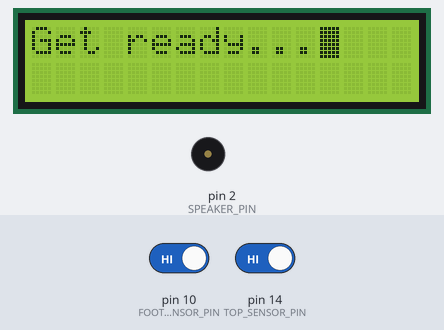
The sketch below on a simulated Arduino Uno, built with avr-gcc and run on an emulated ATmega328P. Shown: 16×2 character LCD, buzzer (waves = sounding). The inputs (shaded band) are chosen by the test bench; at power-on: pin 10 (FOOT_SENSOR_PIN) HIGH, pin 14 (TOP_SENSOR_PIN) HIGH.

Above: at 3.3 s.
3.4 s: pin 10 (FOOT_SENSOR_PIN) driven LOW
At 3.9 s:
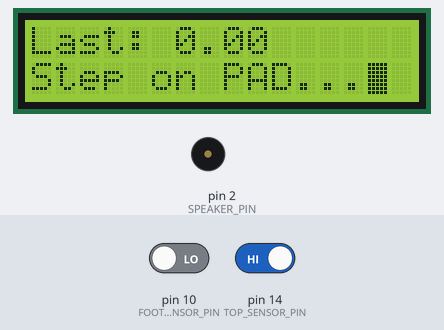
4.9 s: pin 10 (FOOT_SENSOR_PIN) driven HIGH
At 10.8 s:
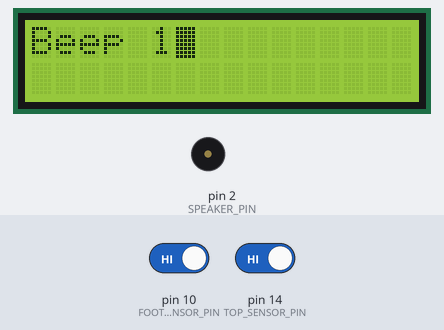
11.9 s: pin 10 (FOOT_SENSOR_PIN) driven LOW
At 12.9 s:
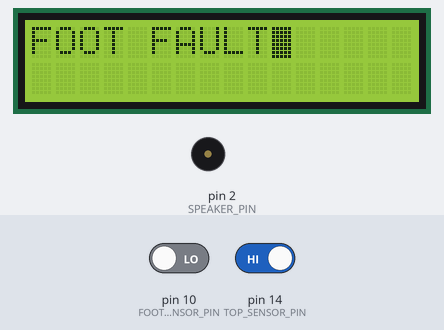
13.8 s: pin 10 (FOOT_SENSOR_PIN) driven HIGH
At 22.3 s:
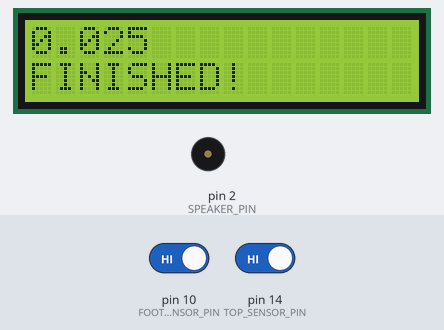
Timing chart, 0 to 23.8 s (numbered marks = the images above; inputs shaded):
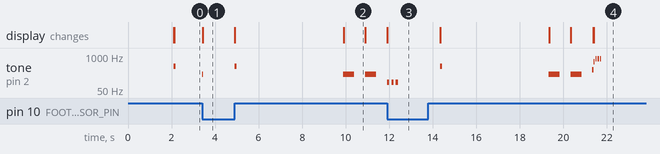

Measured:
- after the input at 3.4 s, tone on pin 2 (SPEAKER_PIN): silent → 200 Hz at once, → silent 0.05 s later; the display: changes at once (image 1)
- after the input at 4.9 s, tone on pin 2 (SPEAKER_PIN): plays 400 Hz for 0.10 s, 200 Hz for 0.50 s, 200 Hz for 0.50 s, starting at once; the display: first changes at once (image 2 shows a later state)
- after the input at 11.9 s, the display: changes at once (image 3)
- after the input at 13.8 s, tone on pin 2 (SPEAKER_PIN): plays 400 Hz for 0.10 s, 200 Hz for 0.50 s, 200 Hz for 0.50 s, 300 Hz for 0.05 s, 600 Hz for 0.05 s, 800 Hz for 0.05 s … (8 notes in this stretch), starting after 0.54 s; the display: first differs from a run without the input after 0.56 s (image 4 shows a later state)
- what the display in image 2 shows lasts 1.0 s, from 9.9 s to 10.9 s

The sketch:

speed_climbing_timer.ino
```cpp
////////////////////////////////////////////////
// Speed Climbing Timer
// Author: Jared Baribeau
////////////////////////////////////////////////

// Potential improvements
// - Experiment with using an external speaker instead of a tiny amp + speaker to get more volume
// - Add LEDs to top switch to indicate when it's been pressed
// - Calculate timer precision (and change over to using interrupts if extreme precision is desired)
// - Add large LCD screen
// - Add ability to connect a second timer, for side-by-side use

#include <Wire.h>
#include <hd44780.h>                       // main hd44780 header
#include <hd44780ioClass/hd44780_I2Cexp.h> // i2c expander i/o class header

// LCD
hd44780_I2Cexp lcd; // declare lcd object: auto locate & auto config expander chip
const int LCD_COLS = 16;
const int LCD_ROWS = 2;

// Pin assignments
int TOP_SENSOR_PIN = 14;
int FOOT_SENSOR_PIN = 10;
int SPEAKER_PIN = 2;

//Constants
const int READY     = 1;
const int COUNTDOWN = 2;
const int CLIMBING  = 3;
long beepInterval = 1000;
long DEBOUNCE_TIME = 500; // milliseconds

// State Variables
int currentMode = 0;
int counter = 0;
volatile bool topSwitchStateChanged = false;
volatile long topSwitchPressedTime = 0;
long timer = 0;
double lastTime = 0.0;
long countdownTimer = 0;
long footswitchDebounceTimer = 0;
long printTimer = 0;
int printFreq = 100;
int countdownStep = 0;

void changeMode(int mode_){
  currentMode = mode_;
  switch (currentMode)
  {
    case READY:
      // "Beep"
      lcd.clear();
      lcd.print("Last: ");
      lcd.print(lastTime);
      lcd.setCursor(0,1);
      lcd.print("Step on PAD...");
      lcd.blink();
      break;

    case COUNTDOWN:
      lcd.clear();
      countdownTimer = millis();
      countdownStep = 0;
      break;

    case CLIMBING:
      timer = millis();
      topSwitchPressedTime = 0;
      lcd.clear();
      lcd.print(timer);
      lcd.setCursor(0,1);
      lcd.print("CLIMBING");
      lcd.noBlink();
      break;
  }
}

void setup() {
  // Setup LCD
  int status;
	status = lcd.begin(LCD_COLS, LCD_ROWS);
	if(status) // non zero status means it was unsuccesful
	{
		status = -status; // convert negative status value to positive number
		// begin() failed so blink error code using the onboard LED if possible
		hd44780::fatalError(status); // does not return
	}
	// initalization was successful, the backlight should be on now

	// Print a message to the LCD
  lcd.lineWrap();
  lcd.print("Climber Timer");

  //Setup input pins
  pinMode(TOP_SENSOR_PIN, INPUT_PULLUP);
  pinMode(FOOT_SENSOR_PIN, INPUT_PULLUP);

  delay(2000);
  changeMode(READY);
}

void loop() {
  switch (currentMode)
  {
    case READY:
      // Pulse led on footswitch
      // watch for footswitch press
      if(digitalRead(FOOT_SENSOR_PIN)){
        changeMode(COUNTDOWN);
        footswitchDebounceTimer = millis();
      }
      break;

    case COUNTDOWN:
      if (millis() - countdownTimer < 5000){
        if(countdownStep != 1){
          tone(SPEAKER_PIN, 400, 100);
          lcd.clear();
          lcd.print("Get ready...");
        }
        countdownStep = 1;
      }
      else if (millis() - countdownTimer < 5000 + beepInterval){
        if(countdownStep != 2){
          tone(SPEAKER_PIN, 200, 500);
          lcd.clear();
          lcd.print("Beep 1");
        }
        countdownStep = 2;
      }
      else if (millis() - countdownTimer < 5000 + beepInterval*2){
        if(countdownStep != 3){
          tone(SPEAKER_PIN, 200, 500);
          lcd.clear();
          lcd.print("Beep 2");
        }
        countdownStep = 3;
      }
      else if (millis() - countdownTimer >= 5000 + beepInterval*2){
        tone(SPEAKER_PIN, 300, 500);
        lcd.clear();
        lcd.print("BEEEEP 3. GO!");
        changeMode(CLIMBING);
      }

      //  -> If feet release: LED RED and BUZZ
      if(!digitalRead(FOOT_SENSOR_PIN) && (millis() - footswitchDebounceTimer) > DEBOUNCE_TIME){
        if (millis() - countdownTimer > 5000 ){
          lcd.clear();
          lcd.print("FOOT FAULT");

          // Buzzer
          tone(SPEAKER_PIN, 100, 100);
          delay(200);
          tone(SPEAKER_PIN, 100, 100);
          delay(200);
          tone(SPEAKER_PIN, 100, 100);

          delay(2000);
          changeMode(READY);
        }
        else{
          tone(SPEAKER_PIN, 200, 50);
          changeMode(READY);
        }
      }
      break;

    case CLIMBING:
      // Show timer counting up
      if(millis() - printTimer > printFreq){
        printTimer = millis();
        lcd.setCursor(0,0);
        lcd.print((double)(millis() - timer) / 1000.0);
      }

      // Press footswitch to reset after a few seconds (in case climber doesn't finish)
      if(digitalRead(FOOT_SENSOR_PIN) && (millis() - timer) >= 5000 ){
        changeMode(READY);
        tone(SPEAKER_PIN, 200, 50);
      }

      // Record time that top switch is pressed
      if(topSwitchPressedTime == 0 && digitalRead(TOP_SENSOR_PIN))
        topSwitchPressedTime = millis();

      // Celebrate successful climb, etc
      if(topSwitchPressedTime != 0){
        lastTime = (double)(topSwitchPressedTime - timer) / 1000.0;
        lcd.setCursor(0,0);
        lcd.print(lastTime);
        lcd.setCursor(0,1);
        lcd.print("FINISHED!");

        noTone(SPEAKER_PIN);
        tone(SPEAKER_PIN, 600, 50);
        delay(100);
        tone(SPEAKER_PIN, 800, 50);
        delay(100);
        tone(SPEAKER_PIN, 800, 50);
        delay(100);
        tone(SPEAKER_PIN, 800, 50);
        delay(100);

        delay(3000);
        changeMode(READY);
      }
      break;
  }
}
```
